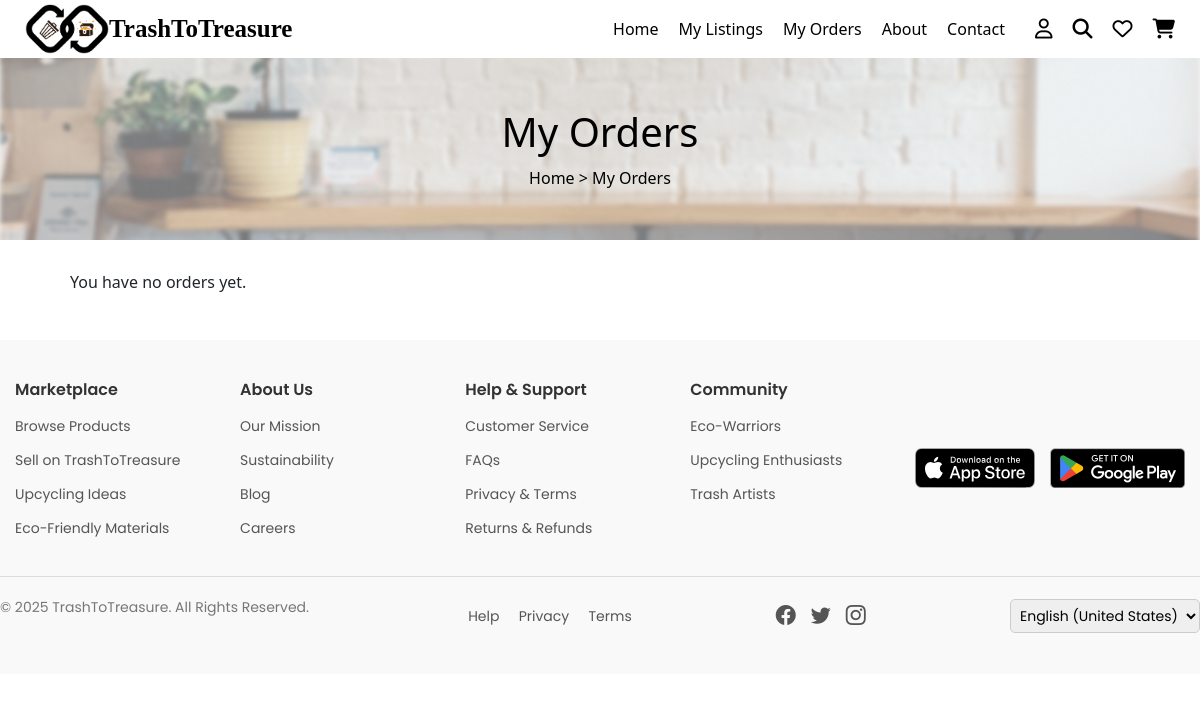
Before: /my-orders/ (signed in) with the older database file.
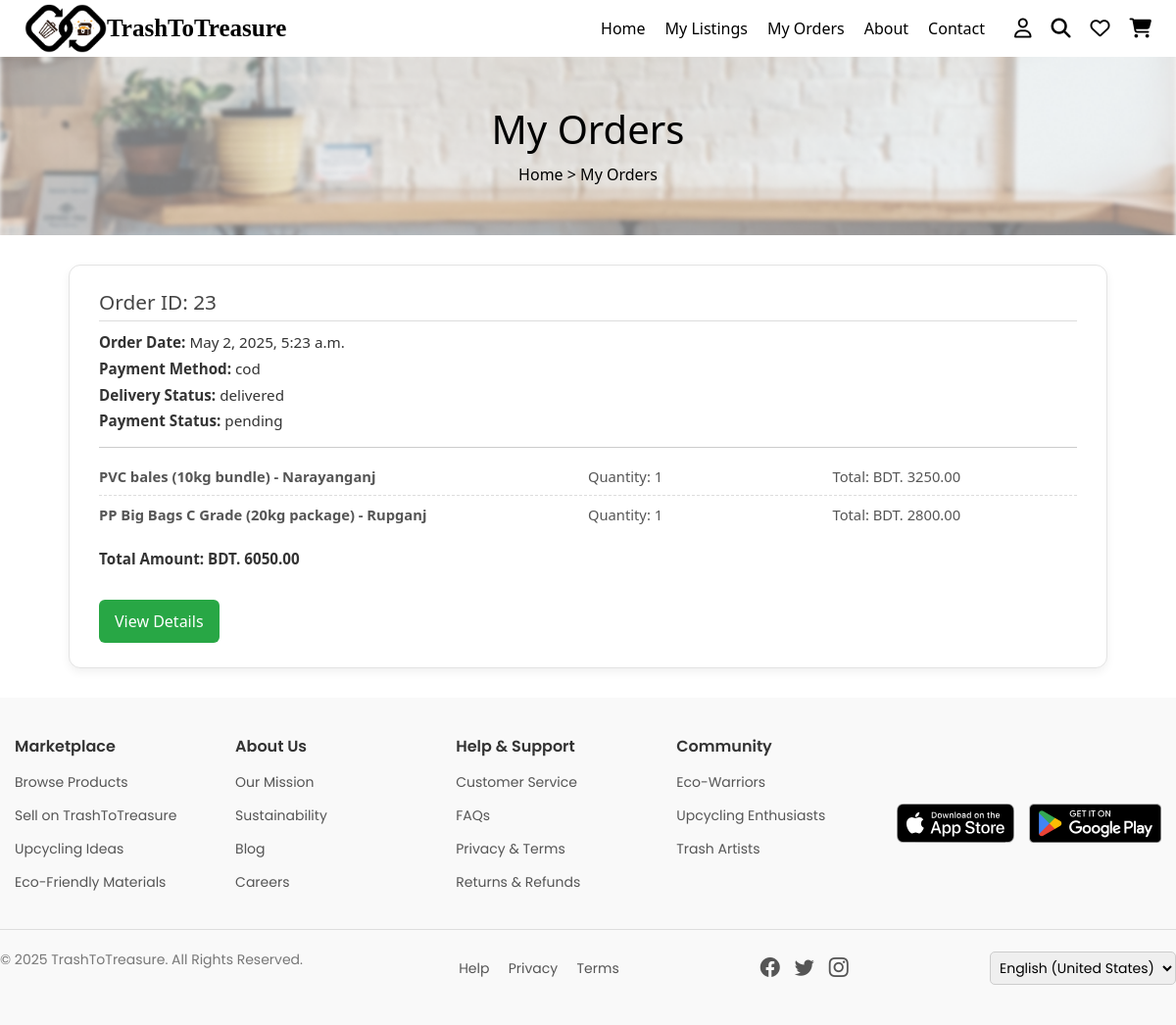
After: the same page with the newer database file.
### marketplace/models.py (models this page shows, shortened)
class Order(models.Model):
    PAYMENT_CHOICES = [
        ('sslcommerz', 'SSLCommerz'),
        ('cod', 'Cash on Delivery'),
    ]
    PAYMENT_STATUS_CHOICES = [
        ('pending', 'Pending'),
        ('paid', 'Paid'),
        ('failed', 'Failed'),
    ]
    DELIVERY_STATUS_CHOICES = [
        ('ready', 'Ready to Ship'),
        ('packed', 'Packed'),
        ('on_the_way', 'On the Way'),
        ('delivered', 'Delivered'),
        ('cancelled', 'Cancelled'),
        ('returned', 'Returned'),
    ]
    buyer = models.ForeignKey(User, on_delete=models.CASCADE)
    first_name = models.CharField(max_length=50, blank=True, null=True)
    last_name = models.CharField(max_length=50, blank=True, null=True)
    company = models.CharField(max_length=100, blank=True, null=True)
    country = models.CharField(max_length=50, blank=True, null=True)
    street_address = models.CharField(max_length=255, blank=True, null=True)
    city = models.CharField(max_length=50, blank=True, null=True)
    state = models.CharField(max_length=50, blank=True, null=True)
    zip_code = models.CharField(max_length=10, blank=True, null=True)
    phone = models.CharField(max_length=20, blank=True, null=True)
    email = models.EmailField(blank=True, null=True)
    payment_method = models.CharField(max_length=20, choices=PAYMENT_CHOICES)
    payment_status = models.CharField(max_length=20, choices=PAYMENT_STATUS_CHOICES, default='pending')
    delivery_status = models.CharField(max_length=20, choices=DELIVERY_STATUS_CHOICES, default='ready')
    total_amount = models.DecimalField(max_digits=10, decimal_places=2)
    created_at = models.DateTimeField(auto_now_add=True)
    assigned_delivery_guy = models.ForeignKey(
        User,
        on_delete=models.SET_NULL,
        null=True,
        blank=True,
        related_name='assigned_orders'
    )
    expected_delivery = models.DateTimeField(null=True, blank=True)

class OrderItem(models.Model):
    order = models.ForeignKey(Order, on_delete=models.CASCADE, related_name='items')
    content_type = models.ForeignKey(ContentType, on_delete=models.CASCADE)
    object_id = models.PositiveIntegerField()
    item = GenericForeignKey('content_type', 'object_id')
    quantity = models.PositiveIntegerField()
    price = models.DecimalField(max_digits=10, decimal_places=2)

class TrashItem(models.Model):
    material_name = models.CharField(max_length=255, default="")  # Change as needed
    category = models.CharField(max_length=100, default="")  # Change as needed
    description = models.TextField()
    condition = models.CharField(max_length=50, default="")  # Set a meaningful default
    quantity = models.IntegerField(default=0)
    price = models.DecimalField(max_digits=10, decimal_places=2)
    trash_point = models.CharField(max_length=255, default="")  # Set a meaningful default
    images = models.ImageField(upload_to='waste_images/', blank=True, null=True)
    location = models.CharField(max_length=255, default="")  # Set a meaningful default
    product_status = models.CharField(max_length=20, choices=PRODUCT_STATUS_CHOICES, default='')
    delivery_status = models.CharField(max_length=20, choices=DELIVERY_STATUS_CHOICES, default='')
    slug = models.SlugField(max_length=255, unique=True, blank=True)
    listing_date = models.DateTimeField(auto_now_add=True)
    last_updated = models.DateTimeField(auto_now=True, null=True, blank=True)
    tags = models.CharField(max_length=255, blank=True, null=True)
    rating = models.DecimalField(max_digits=3, decimal_places=2, default=0.0)
    reviews = GenericRelation(Review)
    def __str__(self):
        return f"{self.material_name} - {self.trash_point}"

### marketplace/views.py (the view)
# urls.py: path('my-orders/', views.my_orders, name='my_orders'),
@login_required
def my_orders(request):
    orders = Order.objects.filter(buyer=request.user)  # Assuming user is a ForeignKey in Order model
    context = {
        'orders': orders
    }
    return render(request, 'my_orders.html', context)

### marketplace/templates/my_orders.html (shortened to what this page needs)
{% load static %}
{% include "header.html" %}
<!DOCTYPE html>
<html lang="en">
<head>
    <link rel="stylesheet" href="{% static 'css/my_orders.css' %}">
</head>
<body>
    <section class="product-banner">
        <h2>My Orders</h2>
        <p><a href="/">Home</a> > My Orders</p>
    </section>
    <div class="my-orders-container">
        <div class="order-grid">
            {% for order in orders %}
                <div class="order-card">
                    <h3>Order ID: {{ order.id }}</h3>
                    <p><strong>Order Date:</strong> {{ order.created_at }}</p>
                    <p><strong>Payment Method:</strong> {{ order.payment_method }}</p>
                    <p><strong>Delivery Status:</strong> {{ order.delivery_status }}</p>
                    <p><strong>Payment Status:</strong> {{ order.payment_status }}</p>
                    <div class="order-items">
                        {% for item in order.items.all %}
                            <div class="order-item">
                                <p><strong>
                                    {% if item.item %}
                                        {{ item.item }}
                                    {% else %}
                                        No product found
                                    {% endif %}
                                </strong></p>
                                <p>Quantity: {{ item.quantity }}</p>
                                <p>Total: BDT. {{ item.price }}</p>
                            </div>
                        {% endfor %}
                    </div>
                    <div class="order-total">
                        <p><strong>Total Amount: </strong>BDT. {{ order.total_amount }}</p>
                    </div>
                    <div style="display: flex; justify-content: space-between; align-items: center; margin-top: 15px;">
                        <a href="{% url 'order_details' order.id %}" class="view-details-btn">View Details</a>
                    </div>
                </div>
            {% empty %}
                <p>You have no orders yet.</p>
            {% endfor %}
        </div>
    </div>
    {% include "footer.html" %}
</body>
</html>

### marketplace/templates/header.html (shortened to what this page needs)
{% load static %}
<!DOCTYPE html>
<html lang="en">
<head>
    <link rel="stylesheet" href="https://cdnjs.cloudflare.com/ajax/libs/font-awesome/6.5.1/css/all.min.css">
</head>
<body>
<div class="header">
    <div class="logo">
        <img src="/static/images/logo.png" alt="TrashToTreasure Logo">
        <h1>TrashToTreasure</h1>
    </div>
    <div class="nav-links">
        {% if user.is_authenticated %}
            {% if user.role == 'driver' %}
                <a href="{% url 'driver_dashboard' %}">Home</a>
            {% else %}
                <a href="{% url 'home' %}">Home</a>
            {% endif %}
        {% else %}
            <a href="{% url 'home' %}">Home</a>
        {% endif %}
        {% if request.user.is_authenticated and request.user.role == 'artisan' %}
            <a href="{% url 'listed_products'  %}">My Listings</a>
        {% endif %}
        {% if request.user.is_authenticated %}
            {% if request.user.role == 'artisan' or request.user.role == 'buyer' %}
                <a href="{% url 'my_orders'  %}">My Orders</a>
            {% endif %}
        {% endif %}
        <a href="/about/">About</a>
        <a href="/contact/">Contact</a>
    </div>
    <div class="icons">
        {% if user.is_authenticated %}
            {% if user.role == 'artisan' %}
                <a href="{% url 'artisan_profile' %}"><i class="fa-regular fa-user"></i></a>
            {% elif user.role == 'buyer' %}
                <a href="{% url 'buyer_profile' %}"><i class="fa-regular fa-user"></i></a>
            {% elif user.role == 'driver' %}
                <a href="{% url 'driver_profile' %}"><i class="fa-regular fa-user"></i></a>
            {% endif %}
        {% else %}
            <a href="{% url 'login' %}"><i class="fa-regular fa-user"></i></a>
        {% endif %}
        {% if request.user.is_authenticated %}
            {% if request.user.role == 'artisan' or request.user.role == 'buyer' %}
                <a href="{% url 'search_results' %}"><i class="fa-solid fa-magnifying-glass"></i></a>
                <a href="#"><i class="fa-regular fa-heart"></i></a>
                <a href="/cart/"><i class="fa-solid fa-cart-shopping"></i></a>
            {% endif %}
        {% endif %}
    </div>
</div>
</body>
</html>

### marketplace/templates/footer.html (shortened to what this page needs)
{% load static %}
<!DOCTYPE html>
<html lang="en">
<head>
    <link rel="stylesheet" href="{% static 'css/footer.css' %}">
    <link href="https://cdn.jsdelivr.net/npm/bootstrap@5.3.0/dist/css/bootstrap.min.css" rel="stylesheet">
    <link rel="stylesheet" href="https://cdn.jsdelivr.net/npm/bootstrap-icons/font/bootstrap-icons.css">
</head>
<body>
    <footer class="footer">
        <div class="footer-container">
            <div class="footer-column">
                <h3>Marketplace</h3>
                <ul>
                    <li><a href="#">Browse Products</a></li>
                    <li><a href="#">Sell on TrashToTreasure</a></li>
                    <li><a href="#">Upcycling Ideas</a></li>
                    <li><a href="#">Eco-Friendly Materials</a></li>
                </ul>
            </div>
            <div class="footer-column">
                <h3>About Us</h3>
                <ul>
                    <li><a href="#">Our Mission</a></li>
                    <li><a href="#">Sustainability</a></li>
                    <li><a href="#">Blog</a></li>
                    <li><a href="#">Careers</a></li>
                </ul>
            </div>
            <div class="footer-column">
                <h3>Help & Support</h3>
                <ul>
                    <li><a href="#">Customer Service</a></li>
                    <li><a href="#">FAQs</a></li>
                    <li><a href="#">Privacy & Terms</a></li>
                    <li><a href="#">Returns & Refunds</a></li>
                </ul>
            </div>
            <div class="footer-column">
                <h3>Community</h3>
                <ul>
                    <li><a href="#">Eco-Warriors</a></li>
                    <li><a href="#">Upcycling Enthusiasts</a></li>
                    <li><a href="#">Trash Artists</a></li>
                </ul>
            </div>
            <div class="footer-column app-links">
                <a href="#"><img src="/static/images/app-store.svg" alt="Download on the App Store" class="app-button"></a>
                <a href="#"><img src="/static/images/play-store.png" alt="Get it on Google Play" class="app-button"></a>
            </div>
        </div>
        <div class="footer-bottom">
            <p>&copy; 2025 TrashToTreasure. All Rights Reserved.</p>
            <div class="footer-links">
                <a href="#">Help</a>
                <a href="#">Privacy</a>
                <a href="#">Terms</a>
            </div>
            <div class="social-icons">
                <a href="#" class="bi bi-facebook"></a>
                <a href="#" class="bi bi-twitter"></a>
                <a href="#" class="bi bi-instagram"></a>
            </div>
            <div class="language-selector">
                <select>
                    <option>English (United States)</option>
                </select>
            </div>
        </div>
    </footer>
</body>
</html>

### marketplace/static/css/my_orders.css (style rules this page uses)
.product-banner { text-align: center; padding: 50px 0; background: url('/static/images/bg.png') no-repeat center; background-size: cover; color: #000; }
.product-banner h2 { font-size: 40px; margin: 0; }
.product-banner p { margin: 10px 0 0; }
.product-banner a { color: #000; text-decoration: none; }
h2 { font-size: 24px; margin-bottom: 20px; color: #333; }
.my-orders-container { max-width: 1100px; margin: 0 auto; padding: 30px 20px; }
.order-grid { display: flex; flex-direction: column; gap: 30px; }
.order-card { background-color: #ffffff; padding: 25px 30px; border: 1px solid #e3e3e3; border-radius: 12px; box-shadow: 0 4px 10px rgba(0, 0, 0, 0.06); transition: transform 0.2s ease; }
.order-card h3 { color: #444; margin-bottom: 10px; font-size: 1.3rem; border-bottom: 1px solid #ddd; padding-bottom: 6px; }
.order-card p { margin: 4px 0; font-size: 0.95rem; color: #333; }
.order-items { margin-top: 15px; padding-top: 10px; border-top: 1px solid #ccc; }
.order-item { display: grid; grid-template-columns: 2fr 1fr 1fr; padding: 8px 0; border-bottom: 1px dashed #ddd; }
.order-item:last-child { border-bottom: none; }
.order-item p { margin: 0; font-size: 0.92rem; color: #555; }
.order-total { margin-top: 15px; font-weight: bold; color: #222; font-size: 1rem; }
.view-details-btn { display: inline-block; margin-top: 15px; padding: 10px 16px; background-color: #28a745; color: #fff; border-radius: 6px; text-decoration: none; font-weight: 500; transition: background-color 0.3s ease; }

### marketplace/static/css/footer.css (style rules this page uses)
.footer { background-color: #f9f9f9; padding: 40px 0; font-family: 'Poppins', sans-serif; color: #333; }
.footer-container { display: flex; justify-content: space-between; max-width: 1200px; margin: auto; padding-bottom: 20px; border-bottom: 1px solid #ddd; }
.footer-column { flex: 1; padding: 0 15px; }
.footer-column h3 { font-size: 16px; font-weight: 600; margin-bottom: 15px; }
.footer-column ul { list-style: none; padding: 0; }
.footer-column ul li { margin-bottom: 10px; }
.footer-column ul li a { text-decoration: none; color: #555; font-size: 14px; }
.app-links { display: flex; gap: 15px; align-items: center; }
.app-button { height: 40px; width: auto !important; }
.footer-bottom { display: flex; justify-content: space-between; align-items: center; padding-top: 20px; max-width: 1200px; margin: auto; }
.footer-bottom p { font-size: 14px; color: #777; }
.footer-links a { margin-left: 15px; font-size: 14px; text-decoration: none; color: #555; }
.social-icons { display: flex; gap: 15px; }
.social-icons a { font-size: 20px; color: #555; text-decoration: none; transition: color 0.3s; }
.language-selector select { padding: 5px; font-size: 14px; border: 1px solid #ccc; border-radius: 5px; }

### marketplace/templates/header.html (style rules this page uses)
* { margin: 0; padding: 0; box-sizing: border-box; }
body { font-family: Arial, sans-serif; background: #fff; }
.header { display: flex; justify-content: space-between; align-items: center; padding: 4px 25px; box-shadow: 0 2px 8px rgba(0, 0, 0, 0.1); background: #fff; }
.logo { left: 10px; display: flex; align-items: center; }
.logo img { height: 50px; width: auto; margin-right: 0px; }
.logo h1 { font-size: 25px; font-weight: bold; color: #000; margin: 0; font-family: tahoma; }
.nav-links { display: flex; gap: 20px; margin-left: auto; }
.nav-links a { text-decoration: none; color: #000; font-size: 16px; transition: color 0.3s ease; }
.icons { display: flex; gap: 20px; margin-left: 30px; }
.icons a { color: #000; font-size: 20px; transition: color 0.3s ease; }

Changed rows visible on the page:
added Order: id "23", created_at "May 2, 2025, 5:23 a.m.", payment_method "cod", delivery_status "delivered", payment_status "pending", total_amount "6050.00"
added OrderItem: item "PVC bales (10kg bundle) - Narayanganj", quantity "1", price "3250.00"
added OrderItem: item "PP Big Bags C Grade (20kg package) - Rupganj", quantity "1", price "2800.00"
Other visible differences:
text no longer shown: "You have no orders yet."
